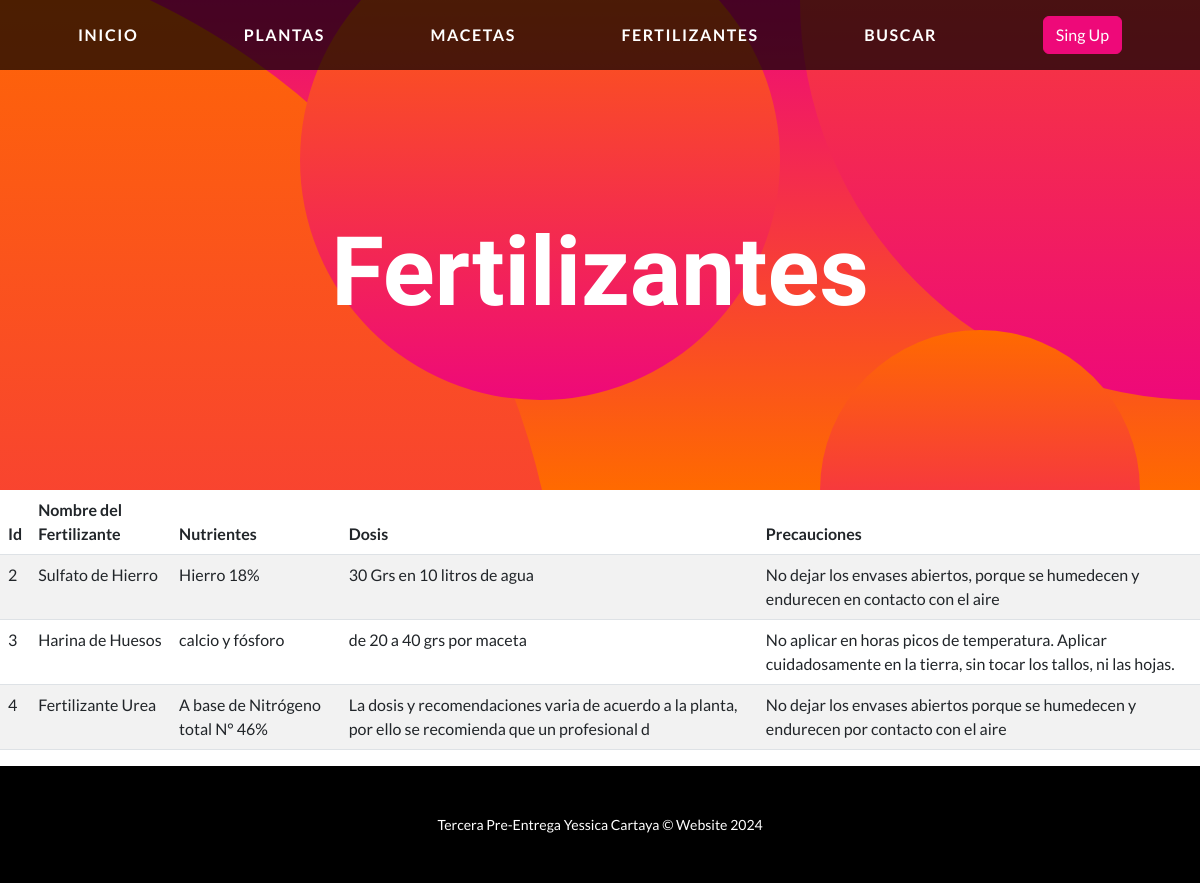
Page /aplicacion/fertilizantes/ on the committed database.
### aplicacion/models.py (models this page shows, shortened)
class Fertilizante(models.Model):
    nombre = models.CharField(max_length=50)
    nutrientes = models.CharField(max_length=100)
    dosis = models.CharField(max_length=100)
    precauciones = models.CharField(max_length=500)

### aplicacion/views.py (the view)
# urls.py: path('fertilizantes/', fertilizantes, name = "fertilizantes"),
def fertilizantes(request):
    contexto = {'fertilizantes': Fertilizante.objects.all()}
    return render(request, "aplicacion/fertilizantes.html",contexto)

### aplicacion/templates/aplicacion/fertilizantes.html
{% extends 'aplicacion/home.html' %}
{% block titulo %}
    <h1 class="masthead-heading mb-0">Fertilizantes</h1>
{% endblock titulo %}
{% block contenido %}
<table class="table table-striped">
    <thead>
        <tr>
            <th>Id</th>
            <th>Nombre del Fertilizante</th>
            <th>Nutrientes</th>
            <th>Dosis</th>
            <th>Precauciones</th>
        </tr>
    </thead>
    <tbody>
{% for f in fertilizantes %}
        <tr>
            <td>{{f.id}}</td>
            <td>{{f.nombre}}</td>
            <td>{{f.nutrientes}}</td>
            <td>{{f.dosis}}</td>
            <td>{{f.precauciones}}</td>
        </tr>
{% endfor %}
    </tbody>
</table>
{% endblock contenido %}

### rows in the picture
Fertilizante: id "2", nombre "Sulfato de Hierro", nutrientes "Hierro 18%", dosis "30 Grs en 10 litros de agua", precauciones "No dejar los envases abiertos, porque se humedecen y endurecen en contacto con el aire"
Fertilizante: id "3", nombre "Harina de Huesos", nutrientes "calcio y fósforo", dosis "de 20 a 40 grs por maceta", precauciones "No aplicar en horas picos de temperatura. Aplicar cuidadosamente en la tierra, sin tocar los tallos, ni las hojas."
Fertilizante: id "4", nombre "Fertilizante Urea", nutrientes "A base de Nitrógeno total N° 46%", dosis "La dosis y recomendaciones varia de acuerdo a la planta, por ello se recomienda que un profesional d", precauciones "No dejar los envases abiertos porque se humedecen y endurecen por contacto con el aire"
